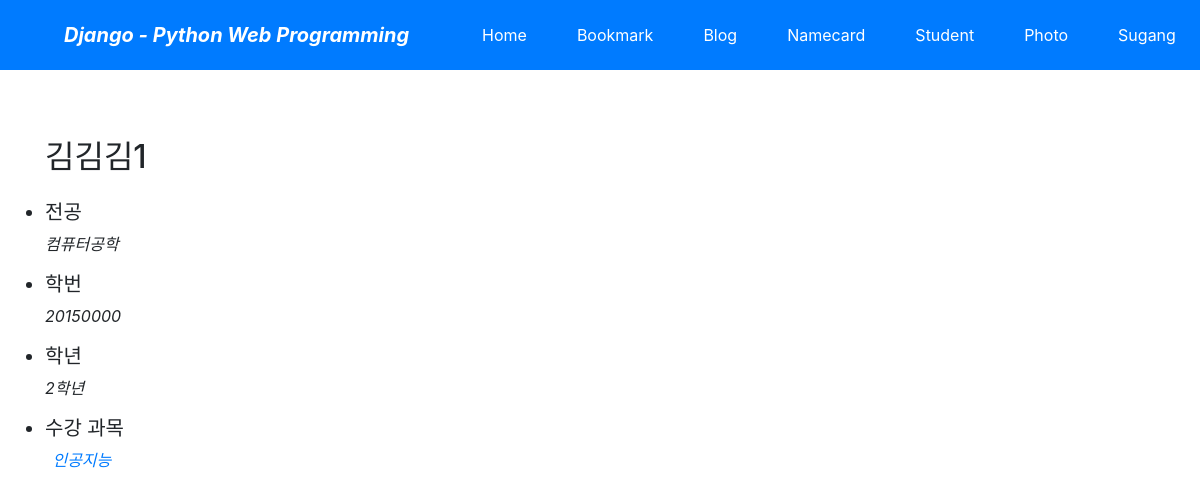
Page /sugang/student/5/ on the committed database.
### sugang/models.py (models this page shows, shortened)
class Student(models.Model): # 학생 테이블 정의
    subject = models.ForeignKey(Subject, on_delete=models.CASCADE) #수강 과목 외래키
    title = models.CharField('TITLE', max_length=30) # 이름
    number = models.CharField('NUMBER', max_length=50, blank=False)  # 학번
    major = models.CharField('MAJOR',max_length=50,blank=False) #전공
    grade = models.CharField('GRADE', max_length=50, blank=True,null=True)  # 학년
    owner = models.ForeignKey('auth.User', on_delete=models.CASCADE, verbose_name='OWNER', blank=True,
                              null=True)  # contents edit위해 추가
    class Meta:
        ordering = ('title','number','major')

class Subject(models.Model): # 수강 과목 테이블 정의
    name = models.CharField('NAME', max_length=30) #과목명
    professor = models.CharField('PROFESSOR', max_length=30)  # 교수이름
    place = models.CharField('PLACE', max_length=30) #강의실
    description = models.CharField('One Line Description', max_length=100, blank=True) # 과목설명
    owner = models.ForeignKey('auth.User', on_delete=models.CASCADE, verbose_name='OWNER', blank=True,
                              null=True)  # edit위해 추가
    class Meta:
        ordering = ('id','name',)

### sugang/views.py (the view)
# urls.py: path('<int:pk>/',StudentDV.as_view(model=Student_TBL),name='detail'),
class StudentDV(DetailView): #학생 상세 정보
    model =Student

### sugang/templates/sugang/student_detail.html (shortened to what this page needs)
{% extends "base.html" %}
{% block content %}
    <h2 class="mt-5">{{ object.title }}</h2>
    <div class="row">
        <ul class="col-md-3 mt-3">
            <li class="h5">전공 </li>
                <p class="font-italic">{{ object.major }}</p>
            <li class="h5">학번 </li>
                <p class="font-italic">{{ object.number }}</p>
            <li class="h5">학년 </li>
                <p class="font-italic">{{ object.grade }}</p>
            <li class="h5">수강 과목 </li>
                <p class="font-italic">
                    <a href=" {% url 'sugang:index'%}"> {{ object.subject.name }}</a>
                </p>
        </ul>
    </div>
{% endblock %}

### rows in the picture
Student: title "김김김1", major "컴퓨터공학", number "20150000", grade "2학년", subject.name "인공지능"
